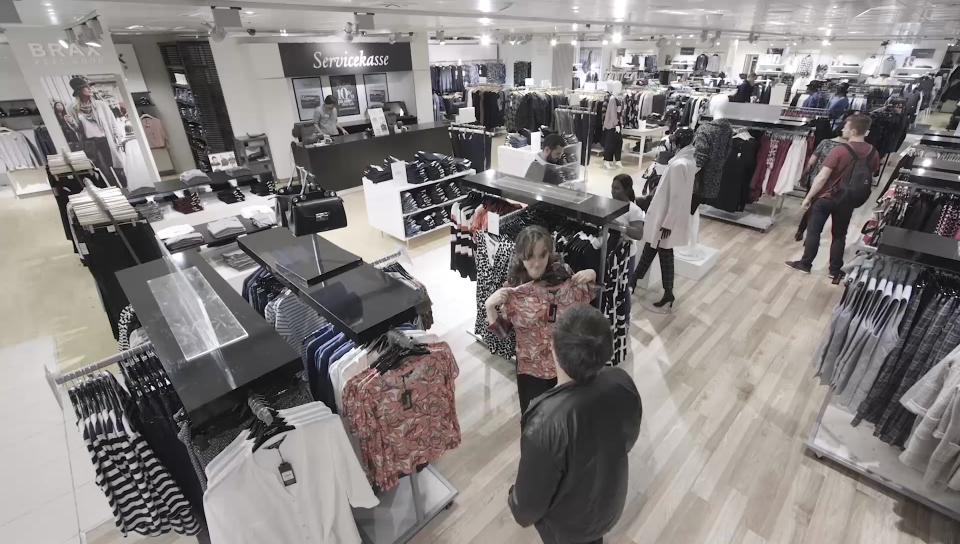
#> input picture customer_segmentation/maskrcnn/input/00001.jpg, 1920 x 1088 px, found by its file name (shown at 1/2 size)
$ jupyter execute Visualizing.images.ipynb   (older library calls are emulated)
#> lines starting #> are read from the running program, lines starting #| are printed output that depends on the picture
# Create a grid on a image

[cell 1]
import numpy as np
import pandas as pd
import matplotlib.pyplot as plt
import matplotlib.image as mpimg
import os, sys
import cv2

[cell 2]
os.chdir('/Users/raziel/Documents/Milestone_Hackathon_2019/Heatmap/')

im= mpimg.imread('images/00001.jpg')
#> im is the input picture: shape (1088, 1920, 3); mean R, G, B 133, 128.3, 127.2
plt.imshow(im)
plt.show()

[cell 3]
from PIL import Image

basewidth= 300
img = Image.open('images/00001.jpg')
wpercent = (basewidth/float(img.size[0]))
#> wpercent = 0.156
hsize = int((float(img.size[1])*float(wpercent)))
#> hsize = 170
img = img.resize((basewidth,hsize), Image.ANTIALIAS)
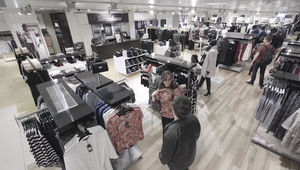
#> img: PIL image 300x170 RGB; mean R, G, B 133, 128.3, 127.2
img.save('resize_00001.jpg')
